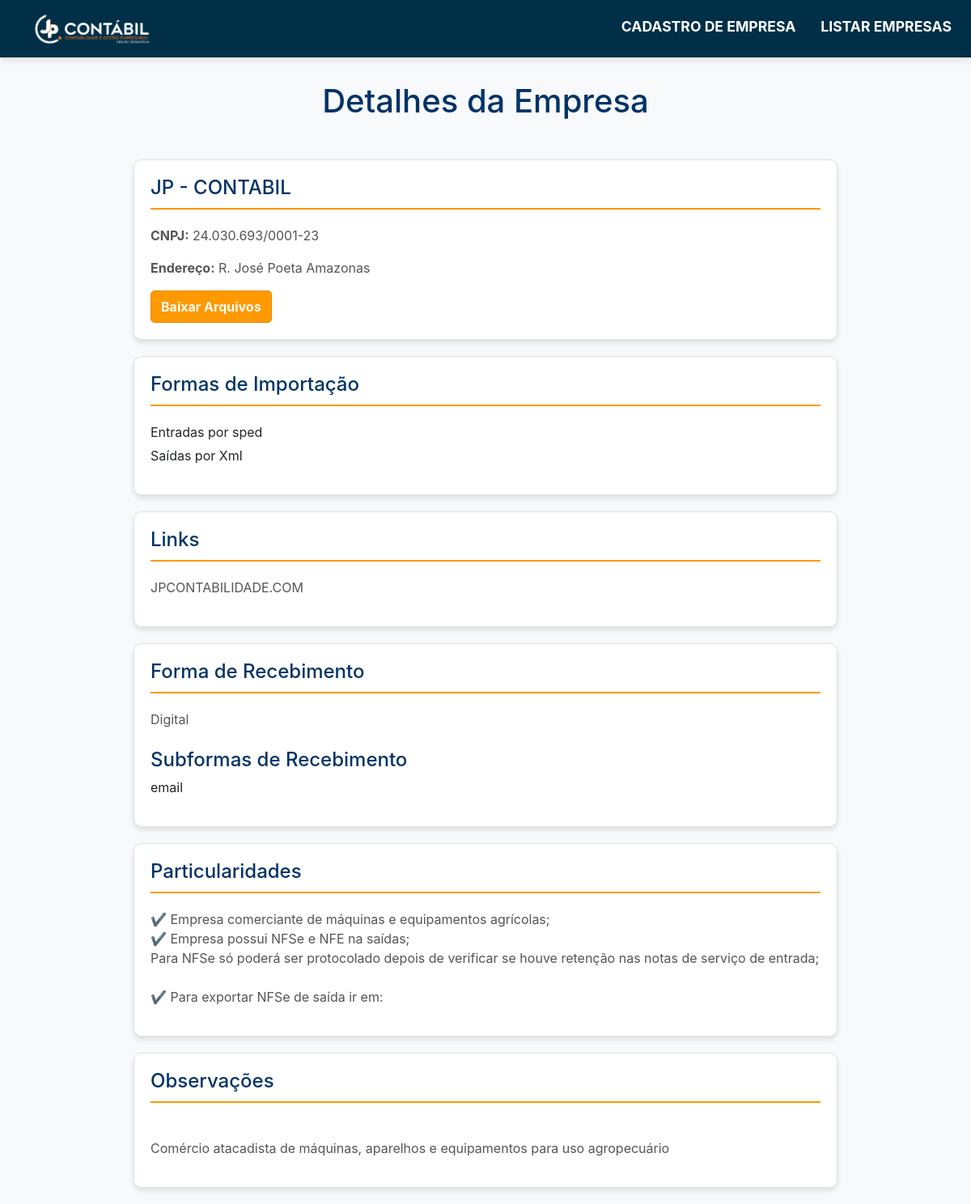
Screenshot of /view/detail.php?id=60 with the database file from the repository.
### tables this page shows
CREATE TABLE `empresa` (
  `ID_Empresa` int(11) NOT NULL,
  `links_Empresa` varchar(255) DEFAULT NULL,
  `nome_Empresa` varchar(255) DEFAULT NULL,
  `CNPJ_Empresa` varchar(255) DEFAULT NULL,
  `particularidades` text DEFAULT NULL,
  `endereco_Empresa` varchar(255) DEFAULT NULL,
  `observacoes` text DEFAULT NULL,
  `imagem` mediumblob DEFAULT NULL
);

CREATE TABLE `formas_importacao` (
  `ID_FormasImportacao` int(11) NOT NULL,
  `Tipo_FormaImportacao` varchar(255) DEFAULT NULL
);

CREATE TABLE `empresa_recebimento` (
  `ID_EmpresaFormaRecebimento` int(11) NOT NULL,
  `ID_Empresa` int(11) DEFAULT NULL,
  `ID_SubformaRecebimento` int(11) DEFAULT NULL
);

CREATE TABLE `formas_recebimento` (
  `ID_FormaRecebimento` int(11) NOT NULL,
  `tipo_FormaRecebimento` varchar(255) NOT NULL
);

### view/detail.php (the view, shortened to what the rows shown need)
<?php
include_once('navbar.php');
require_once('../controllers/controllerEmpresa.php');
require_once('../controllers/controllerEmpresaImportacao.php');
require_once('../controllers/controllerEmpresaRecebimento.php');
$controllerEmpresa = new ControllerEmpresa;
$controllerEmpresaRecebmento = new ControllerEmpresaRecebimento;
$controllerEmpresaImportacao = new ControllerEmpresaImportacao;
$ID_Empresa = $_GET['id'];
$empresa = $controllerEmpresa->listaEmpresaById($ID_Empresa);
$formasImportacao = $controllerEmpresaImportacao->listaImportacoes($ID_Empresa);
$subFormasRecebimento = $controllerEmpresaRecebmento->listaSubformasRecebimento($ID_Empresa);
$resultado = $controllerEmpresaRecebmento->listaEmpresaRecebimento($ID_Empresa);
foreach($resultado as $r){
    $ID_SubForma = $r->ID_SubFormaRecebimento;
}
$formaRecebimento = $controllerEmpresaRecebmento->listaFormasRecebimento($ID_SubForma);
?>
<!DOCTYPE html>
<html lang="pt-br">
<head>
    <link href="https://stackpath.bootstrapcdn.com/bootstrap/4.5.2/css/bootstrap.min.css" rel="stylesheet">
    <link rel="stylesheet" href="css/detail.css">
</head>
<body>
    <div class="container">
        <h1 class="text-center mb-5">Detalhes da Empresa</h1>
        <div class="card">
            <div class="card-body">
                <h3><?php foreach($empresa as $e){ echo $e->nome_Empresa;?></h3>
                <p><strong>CNPJ:</strong> <?php echo  $e->CNPJ_Empresa; ?></p>
                <p><strong>Endereço:</strong> <?php echo  $e->endereco_Empresa; }?></p>
                <a href="../action/baixarArquivo.php?id=<?php echo $ID_Empresa; ?>" class="baixar">Baixar Arquivos</a>
                </div>
        </div>
        <div class="card">
            <div class="card-body">
                <ul>
                    <?php foreach($formasImportacao as $fi) {
                        foreach($fi as $formasImp) {
                            echo "<li>" . $formasImp->Tipo_FormaImportacao . "</li>";
                        }
                    } ?>
                </ul>
            </div>
        </div>
        <div class="card">
            <div class="card-body">
                <h3>Links</h3>
                <p><?php foreach($empresa as $e){ echo $e->links_Empresa;}?></p>
            </div>
        </div>
        <div class="card">
            <div class="card-body">
                <h3>Forma de Recebimento</h3>
                <p><?php echo $formaRecebimento; ?></p>
                <h4 class="mt-4" style = "color: #003366;">Subformas de Recebimento</h4>
                <ul>
                    <?php foreach($subFormasRecebimento as $sub) {
                        echo "<li>" . $sub . "</li>";
                    } ?>
                </ul>
            </div>
        </div>
        <div class="card">
            <div class="card-body">
                <h3>Particularidades</h3>
                <p><?php foreach($empresa as $e){ echo nl2br(htmlspecialchars($e->particularidades, ENT_QUOTES, 'UTF-8'));}?></p>
            </div>
        </div>
        <div class="card">
            <div class="card-body">
                <h3>Observações</h3>
                <p><?php foreach($empresa as $e){ echo nl2br(htmlspecialchars($e->observacoes, ENT_QUOTES, 'UTF-8'));}?></p>
            </div>
        </div>
    </div>
</body>
</html>

### rows the page displays
empresa: nome_Empresa "JP - CONTABIL", CNPJ_Empresa "24.030.693/0001-23", endereco_Empresa "R. José Poeta Amazonas", links_Empresa "JPCONTABILIDADE.COM", particularidades "✔ Empresa comerciante de máquinas e equipamentos agrícolas; ✔ Empresa possui NFSe e NFE na saídas; Para NFSe só poderá ser protocolado depois de verificar se houve retenção nas notas de serviço de entrada; ✔ Para exportar NFSe de saída ir em:", observacoes "Comércio atacadista de máquinas, aparelhos e equipamentos para uso agropecuário"
formas_importacao: Tipo_FormaImportacao "Entradas por sped"
formas_importacao: Tipo_FormaImportacao "Saídas por Xml"
empresa_recebimento: ID_SubformaRecebimento.tipo_FormaRecebimento "Digital"

### other values shown
$sub "email"
